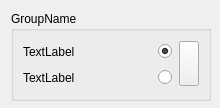
<?xml version="1.0" encoding="UTF-8"?>
<ui version="4.0">
 <class>Form</class>
 <widget class="QWidget" name="Form">
  <property name="geometry">
   <rect>
    <x>0</x>
    <y>0</y>
    <width>220</width>
    <height>108</height>
   </rect>
  </property>
  <property name="sizePolicy">
   <sizepolicy hsizetype="Fixed" vsizetype="Fixed">
    <horstretch>0</horstretch>
    <verstretch>0</verstretch>
   </sizepolicy>
  </property>
  <property name="minimumSize">
   <size>
    <width>220</width>
    <height>100</height>
   </size>
  </property>
  <property name="maximumSize">
   <size>
    <width>220</width>
    <height>108</height>
   </size>
  </property>
  <property name="baseSize">
   <size>
    <width>250</width>
    <height>150</height>
   </size>
  </property>
  <property name="windowTitle">
   <string>Form</string>
  </property>
  <layout class="QGridLayout" name="gridLayout">
   <item row="0" column="0">
    <widget class="QGroupBox" name="groupBox">
     <property name="sizePolicy">
      <sizepolicy hsizetype="Fixed" vsizetype="Fixed">
       <horstretch>0</horstretch>
       <verstretch>0</verstretch>
      </sizepolicy>
     </property>
     <property name="minimumSize">
      <size>
       <width>200</width>
       <height>90</height>
      </size>
     </property>
     <property name="maximumSize">
      <size>
       <width>200</width>
       <height>90</height>
      </size>
     </property>
     <property name="title">
      <string>GroupName</string>
     </property>
     <layout class="QGridLayout" name="gridLayout_2">
      <item row="1" column="1">
       <widget class="QRadioButton" name="file2Button">
        <property name="maximumSize">
         <size>
          <width>15</width>
          <height>16777215</height>
         </size>
        </property>
        <property name="text">
         <string/>
        </property>
        <attribute name="buttonGroup">
         <string notr="true">fileGroup</string>
        </attribute>
       </widget>
      </item>
      <item row="0" column="2" rowspan="2">
       <widget class="QPushButton" name="deleteButton">
        <property name="minimumSize">
         <size>
          <width>0</width>
          <height>45</height>
         </size>
        </property>
        <property name="maximumSize">
         <size>
          <width>20</width>
          <height>16777215</height>
         </size>
        </property>
        <property name="text">
         <string/>
        </property>
       </widget>
      </item>
      <item row="0" column="1">
       <widget class="QRadioButton" name="file1Button">
        <property name="maximumSize">
         <size>
          <width>15</width>
          <height>16777215</height>
         </size>
        </property>
        <property name="text">
         <string/>
        </property>
        <property name="checked">
         <bool>true</bool>
        </property>
        <attribute name="buttonGroup">
         <string notr="true">fileGroup</string>
        </attribute>
       </widget>
      </item>
      <item row="0" column="0">
       <widget class="QLabel" name="file1Label">
        <property name="text">
         <string>TextLabel</string>
        </property>
       </widget>
      </item>
      <item row="1" column="0">
       <widget class="QLabel" name="file2Label">
        <property name="text">
         <string>TextLabel</string>
        </property>
       </widget>
      </item>
     </layout>
    </widget>
   </item>
  </layout>
 </widget>
 <resources/>
 <connections/>
 <buttongroups>
  <buttongroup name="fileGroup"/>
  <buttongroup name="forgetGroup"/>
 </buttongroups>
</ui>
